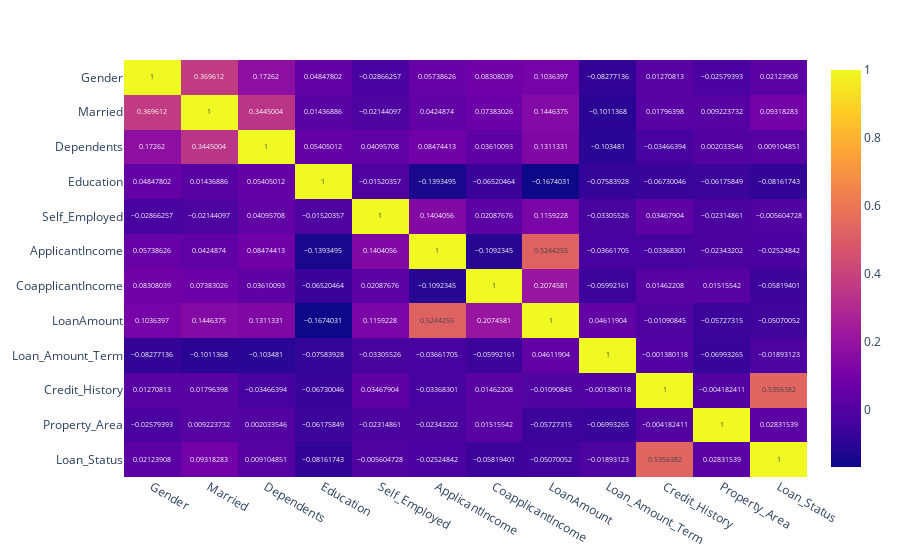

Source (notebook cell):
### Code cell
fig = px.imshow(corr,text_auto=True,aspect='auto')
fig.show()

### Figure 1 — Plotly figure (JSON) as saved in the notebook; plotly's stock layout.template omitted (floating-point values rounded to 4 significant figures; data arrays with more than 128 entries replaced by an {"elided": "..."} marker saying what was removed)
{"data": [{"coloraxis": "coloraxis", "hovertemplate": "x: %{x}<br>y: %{y}<br>color: %{z}<extra></extra>", "name": "0", "texttemplate": "%{z}", "type": "heatmap", "x": ["Gender", "Married", "Dependents", "Education", "Self_Employed", "ApplicantIncome", "CoapplicantIncome", "LoanAmount", "Loan_Amount_Term", "Credit_History", "Property_Area", "Loan_Status"], "xaxis": "x", "y": ["Gender", "Married", "Dependents", "Education", "Self_Employed", "ApplicantIncome", "CoapplicantIncome", "LoanAmount", "Loan_Amount_Term", "Credit_History", "Property_Area", "Loan_Status"], "yaxis": "y", "z": {"elided": "12x12 float values"}}], "layout": {"coloraxis": {"colorscale": [[0, "#0d0887"], [0.1111, "#46039f"], [0.2222, "#7201a8"], [0.3333, "#9c179e"], [0.4444, "#bd3786"], [0.5556, "#d8576b"], [0.6667, "#ed7953"], [0.7778, "#fb9f3a"], [0.8889, "#fdca26"], [1, "#f0f921"]]}, "margin": {"t": 60}, "xaxis": {"anchor": "y", "domain": [0, 1]}, "yaxis": {"anchor": "x", "autorange": "reversed", "domain": [0, 1]}}}
